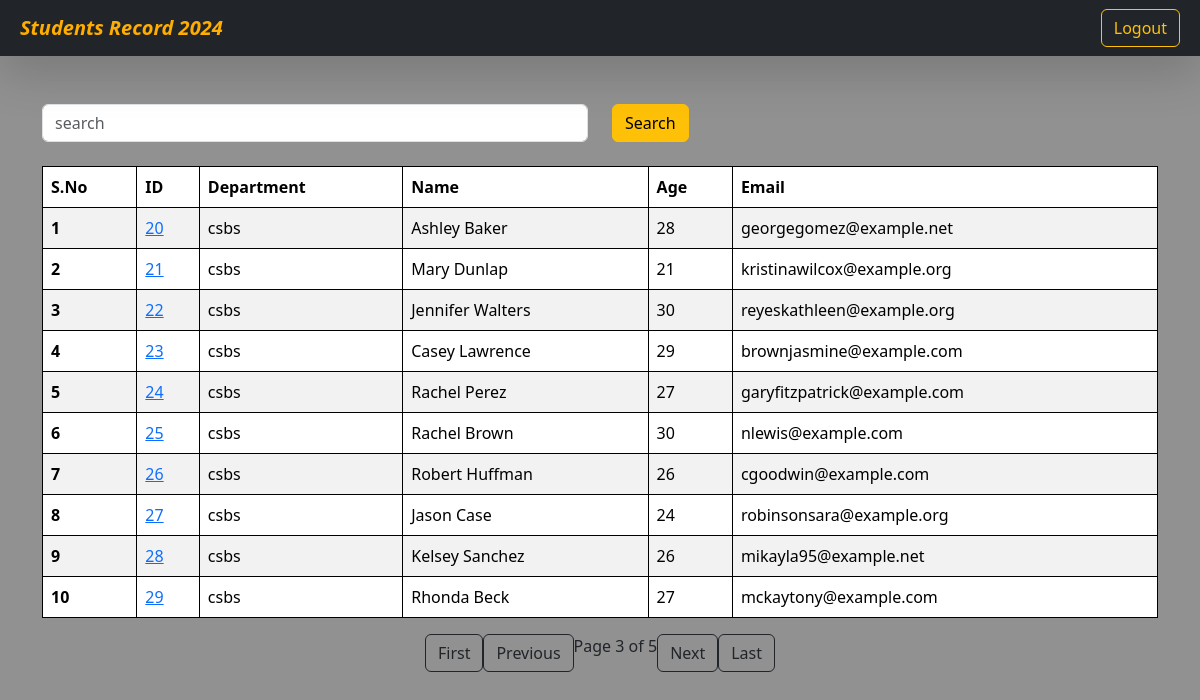
/students/?search=&page=3, run on the app's committed database.
### vege/models.py (models this page shows, shortened)
class Student(models.Model):
    department = models.ForeignKey(Department ,related_name = "depart" , on_delete = models.CASCADE)
    student_id = models.OneToOneField(StudentID, related_name="studentid" ,on_delete=models.CASCADE)
    student_name = models.CharField(max_length= 100)
    student_email = models.EmailField()
    student_age = models.IntegerField(default= 18)
    student_address = models.TextField()
    is_deleted = models.BooleanField(default = False)
    objects = StudentManager()
    admin_objects = models.Manager()
    class Meta:
        ordering = ['student_name']
        verbose_name="student"

class StudentID(models.Model):
    student_id = models.CharField(max_length=100)
    def __str__(self) -> str:
        return self.student_id

class Department(models.Model):
    department= models.CharField(max_length=100)
    class Meta:
        ordering = ['department']

### vege/views.py (the view, shortened to what this page needs)
# urls.py: path('students/',get_students, name="get_students"),
def get_students(request):
    queryset = Student.objects.all().order_by('student_id')
    search_query = request.GET.get('search', '')
    paginator = Paginator(queryset, 10)
    page_number = request.GET.get("page")
    page_obj = paginator.get_page(page_number)
    context = {
        'page_obj': page_obj,
        'search_query': search_query,
        'queryset' : page_obj
    }
    print(context)
    return render(request, 'report/students.html' ,context )

### vege/models.py (called while the page is built)
    def get_queryset(self):
        return super().get_queryset().filter(is_deleted =  False)

### vege/templates/report/students.html (shortened to what this page needs)
{% extends "base.html" %}
{% block start %}
<nav class="navbar p-2 bg-dark shadow-lg " >
  <div class="container-fluid">
    <a class="navbar-brand fst-italic fw-bold text-centered" style="color: rgb(255, 174, 0);">Students Record 2024 </a>
    <form class="d-flex" role="search">
      <a  href="/student_logout/" class="btn btn-outline-warning" type="submit">
          Logout
      </a>
    </form>
  </div>
</nav>
<div class="container mt-5 ">
  <form class="mb-4">
    <div class="row">
      <div class="col-md-6">
          <input class="form-control" name="search" placeholder="search">
      </div>
      <div class="col-md-6">
        <button class="btn btn-warning">Search</button>
    </div>
  </form>
</div>
    <table class="table table-striped">
        <thead>
          <tr>
            <th scope="col">S.No</th>
            <th scope="col">ID</th>
            <th scope="col">Department</th>
            <th scope="col">Name</th>
            <th scope="col">Age</th>
            <th scope="col">Email</th>
          </tr>
        </thead>
        <tbody>
            {% for student in queryset %}
          <tr>
            <th scope="row">{{ forloop.counter }}</th>
                <td>
                  <a href="{% url 'see_marks' student.student_id %}">{{ student.student_id}}</a>
                  </td>
                <td>{{ student.department.department }}</td>
                <td>{{ student.student_name }}</td>
                <td>{{ student.student_age }}</td>
                <td>{{ student.student_email }}</td>
          </tr>
          {% endfor %}
          </tbody>
      </table>
      <nav aria-label="Page navigation example">
        <ul class="pagination justify-content-center">
            {% if page_obj.has_previous %}
                <li class="page-item">
                    <a  href="?search={{ search_query }}&page=1" class="btn btn-outline-dark" type="submit">
                      First
                    </a>
                </li>
                <li class="page-item">
                    <a  href="?search={{ search_query }}&page={{ page_obj.previous_page_number }}" class="btn btn-outline-dark" type="submit">
                      Previous
                    </a>
                </li>
            {% endif %}
            <span class="current">
                Page {{ page_obj.number }} of {{ page_obj.paginator.num_pages }}
            </span>
            {% if page_obj.has_next %}
                <li class="page-item">
                    <a  href="?search={{ search_query }}&page={{ page_obj.next_page_number }}" class="btn btn-outline-dark" type="submit">
                      Next
                    </a>
                </li>
                <li class="page-item">
                  <a  href="?search={{ search_query }}&page={{ page_obj.paginator.num_pages }}" class="btn btn-outline-dark" type="submit">
                    Last
                  </a>
                </li>
            {% endif %}
        </ul>
    </nav>
{% endblock %}

### home/templates/base.html (style rules this page uses)
table, th, td { border: 1px solid black; }

### data on the page
Student: student_id "20", department.department "csbs", student_name "Ashley Baker", student_age "28", student_email "georgegomez@example.net"
Student: student_id "21", department.department "csbs", student_name "Mary Dunlap", student_age "21", student_email "kristinawilcox@example.org"
Student: student_id "22", department.department "csbs", student_name "Jennifer Walters", student_age "30", student_email "reyeskathleen@example.org"
Student: student_id "23", department.department "csbs", student_name "Casey Lawrence", student_age "29", student_email "brownjasmine@example.com"
Student: student_id "24", department.department "csbs", student_name "Rachel Perez", student_age "27", student_email "garyfitzpatrick@example.com"
Student: student_id "25", department.department "csbs", student_name "Rachel Brown", student_age "30", student_email "nlewis@example.com"
Student: student_id "26", department.department "csbs", student_name "Robert Huffman", student_age "26", student_email "cgoodwin@example.com"
Student: student_id "27", department.department "csbs", student_name "Jason Case", student_age "24", student_email "robinsonsara@example.org"
Student: student_id "28", department.department "csbs", student_name "Kelsey Sanchez", student_age "26", student_email "mikayla95@example.net"
Student: student_id "29", department.department "csbs", student_name "Rhonda Beck", student_age "27", student_email "mckaytony@example.com"

### other printed values
{{ page_obj.number }} "3"
{{ page_obj.paginator.num_pages }} "5"
